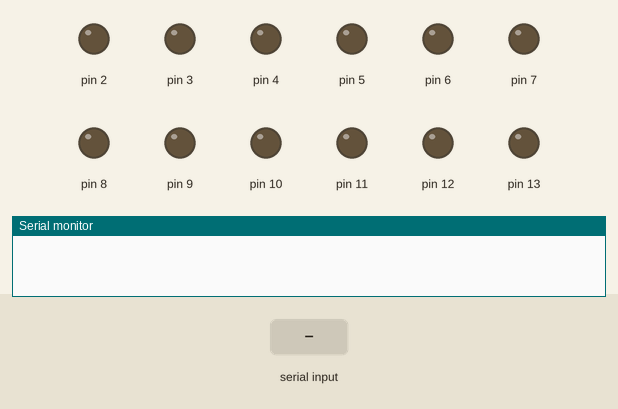
Bench run of a sketch on a simulated Arduino Uno, built with avr-gcc and run on an emulated ATmega328P. On the bench: output pins drawn as LEDs (lit = HIGH), the last lines printed to the serial monitor. Inputs (shaded band) come from the test bench.

Above: at 2.0 s.
2.1 s: "90,45\n" received over Serial
At 4.9 s:
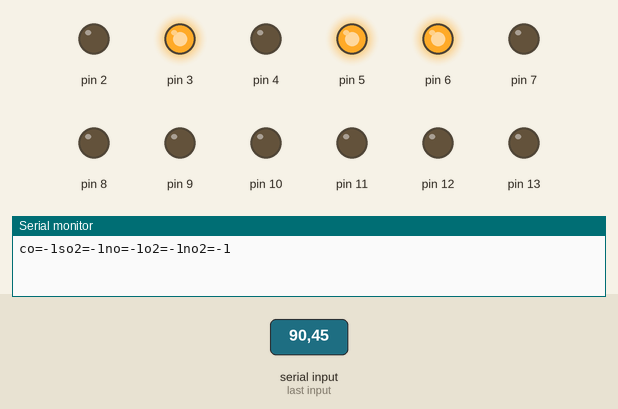
Timing chart, 0 to 6.4 s (numbered marks = the images above; inputs shaded):
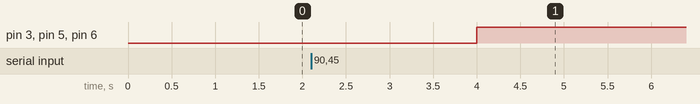

Measured:
- after the input at 2.1 s, pin 3, pin 5, pin 6: LOW → HIGH after 1.9 s

The sketch:

voltage_to_current.ino
```cpp
String data = "CO=5650, SO2=978, NO=0, _O2=19.95, NO2=10";

void setup() {
  Serial.begin(115200);
  for (int i = 2; i <= 13; i++) {
    pinMode(i, OUTPUT);
  }
}

// CO, NO, dải là 0 đến 2000PPM, SO2 0 đến 1000ppm, NO2 là 0 đến 500ppm, O2 0 đến 22%
void loop() {
  // Your code here
  delay(1000); // Delay for serial initialization
  if (Serial.available() > 0) {
    String send_data = Serial.readString();
    int co = getValue(send_data, "CO=");
    int so2 = getValue(send_data, "SO2=");
    int no = getValue(send_data, "NO=");
    int o2 = getValue(send_data, "_O2=");
    int no2 = getValue(send_data, "NO2=");

    Serial.println(
     "co=" + String(co) +
     "so2=" + String(so2) +
     "no=" + String(no) +
     "o2=" + String(o2) +
     "no2=" + String(no2)
    );
    analogWrite(2, co);
    analogWrite(3, so2);
    analogWrite(4, no);
    analogWrite(5, o2);
    analogWrite(6, no2);
  }
//  Serial.println(data);

}

int getValue(String data, String parameter) {
  int startIndex = data.indexOf(parameter);
  if (startIndex != -1) { // If parameter is found
    startIndex += parameter.length(); // Move index to the start of value
    int endIndex = data.indexOf(',', startIndex); // Find the end index of the value
    if (endIndex == -1) { // If comma not found, consider until the end of string
      endIndex = data.length();
    }
//    Serial.println(startIndex);
//    Serial.println(endIndex);
    String valueString = data.substring(startIndex, endIndex);
//    Serial.println(valueString);
    int value = valueString.toInt(); // Convert string to float
    // Serial.print(parameter);
    // Serial.println(value);
    return value;
  }
}
```
